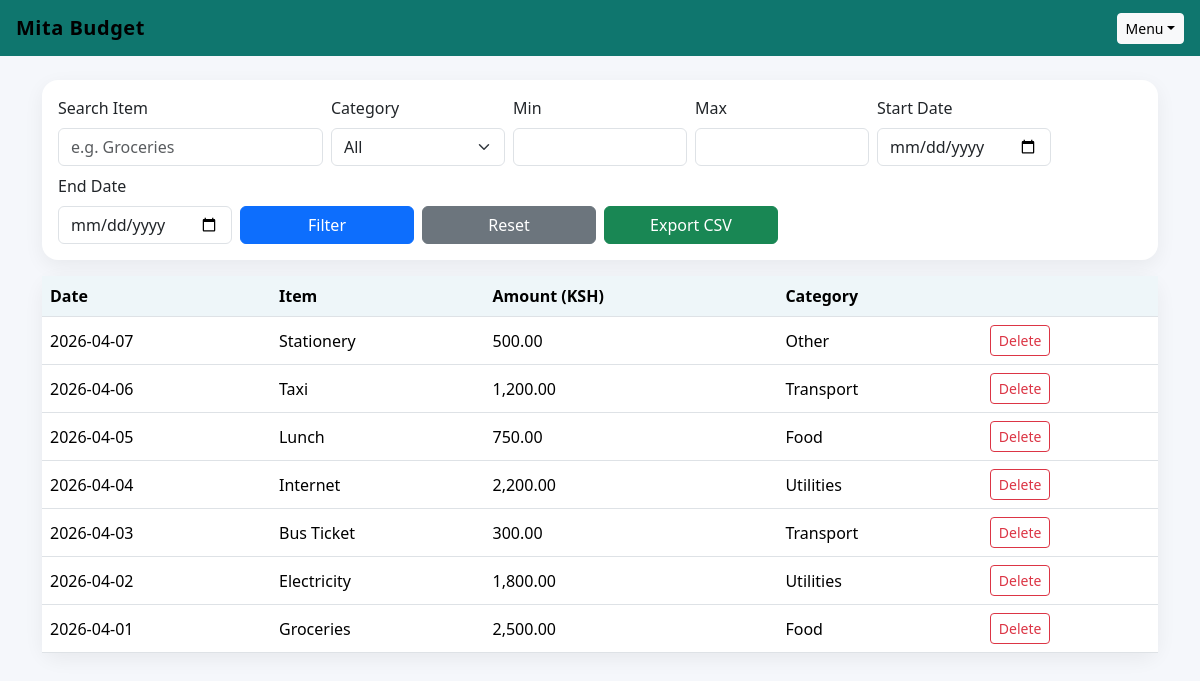
Page /index.php?page=report on the committed database.
### tables this page shows
CREATE TABLE IF NOT EXISTS expenses (
    id INT AUTO_INCREMENT PRIMARY KEY,
    date DATE NOT NULL,
    item VARCHAR(255) NOT NULL,
    amount DECIMAL(10,2) NOT NULL,
    category VARCHAR(100) NOT NULL,
    created_at TIMESTAMP DEFAULT CURRENT_TIMESTAMP
);

### index.php (called while the page is built, shortened)
<?php
$page = $_GET['page'] ?? 'entry';
include __DIR__.'/partials/header.php';
include __DIR__ . "/pages/{$page}.php";
include __DIR__.'/partials/footer.php';
?>

### pages/report.php (the view, shortened to what this page needs)
<?php
$args = [];
$sql = 'SELECT * FROM expenses';
$sql .= ' ORDER BY date DESC, id DESC';
$stmt = $pdo->prepare($sql);
$stmt->execute($args);
$rows = $stmt->fetchAll();
?>
<div class="card p-3 mb-3">
  <form class="row gy-2 gx-2 align-items-end" method="get">
    <div class="col-12 col-sm-4 col-lg-3">
      <label class="form-label">Search Item</label>
      <input class="form-control" name="q" placeholder="e.g. Groceries" value="<?= htmlspecialchars($_GET['q'] ?? '') ?>">
    </div>
    <div class="col-6 col-sm-3 col-lg-2">
      <label class="form-label">Category</label>
      <select class="form-select" name="category">
        <option value="">All</option>
      </select>
    </div>
    <div class="col-6 col-sm-3 col-lg-2">
      <label class="form-label">Min</label>
      <input class="form-control" type="number" step="0.01" name="min" value="<?= htmlspecialchars($_GET['min'] ?? '') ?>">
    </div>
    <div class="col-6 col-sm-3 col-lg-2">
      <label class="form-label">Max</label>
      <input class="form-control" type="number" step="0.01" name="max" value="<?= htmlspecialchars($_GET['max'] ?? '') ?>">
    </div>
    <div class="col-6 col-sm-3 col-lg-2">
      <label class="form-label">Start Date</label>
      <input class="form-control" type="date" name="start" value="<?= htmlspecialchars($_GET['start'] ?? '') ?>">
    </div>
    <div class="col-6 col-sm-3 col-lg-2">
      <label class="form-label">End Date</label>
      <input class="form-control" type="date" name="end" value="<?= htmlspecialchars($_GET['end'] ?? '') ?>">
    </div>
    <div class="col-12 col-sm-3 col-lg-2">
      <button class="btn btn-primary w-100">Filter</button>
    </div>
    <div class="col-12 col-sm-3 col-lg-2">
      <a class="btn btn-secondary w-100" href="index.php?page=report">Reset</a>
    </div>
    <div class="col-12 col-sm-3 col-lg-2">
      <a class="btn btn-success w-100" href="export_csv.php<?= $_SERVER['QUERY_STRING']? ('?'.$_SERVER['QUERY_STRING']) : '' ?>">Export CSV</a>
    </div>
  </form>
</div>
<div class="card p-0">
  <div class="table-responsive">
    <table class="table align-middle mb-0">
      <thead>
        <tr>
          <th>Date</th><th>Item</th><th>Amount (KSH)</th><th>Category</th><th></th>
        </tr>
      </thead>
      <tbody>
        <?php if ($rows): foreach ($rows as $r): ?>
        <tr>
          <td><?= htmlspecialchars($r['date']) ?></td>
          <td><?= htmlspecialchars($r['item']) ?></td>
          <td><?= number_format((float)$r['amount'],2) ?></td>
          <td><?= htmlspecialchars($r['category']) ?></td>
          <td>
            <form method="post" action="row_delete.php" onsubmit="return confirm('Delete this expense?')">
              <button class="btn btn-sm btn-outline-danger">Delete</button>
            </form>
          </td>
        </tr>
        <?php endforeach; else: ?>
        <tr><td colspan="5" class="text-center p-4">No expenses found.</td></tr>
        <?php endif; ?>
      </tbody>
    </table>
  </div>
</div>

### partials/header.php (shortened to what this page needs)
<!DOCTYPE html>
<html lang="en">
<head>
  <link href="https://cdn.jsdelivr.net/npm/bootstrap@5.3.3/dist/css/bootstrap.min.css" rel="stylesheet">
</head>
<body>
  <nav class="navbar navbar-expand brand-bar">
    <div class="container-fluid px-3">
      <a class="navbar-brand" href="index.php">Mita Budget</a>
      <div class="ms-auto nav-dd dropdown">
        <button class="btn btn-teal btn-sm btn-light dropdown-toggle" data-bs-toggle="dropdown" aria-expanded="false">Menu</button>
      </div>
    </div>
  </nav>
  <div class="container my-4">

### partials/footer.php (shortened to what this page needs)
  </div>
</body>
</html>

### partials/header.php (style rules this page uses)
body { background:#f5f7fb }
.brand-bar { background:#0f766e;color:#fff }
.brand-bar .navbar-brand { font-weight:700;letter-spacing:.5px }
.card { border:none;box-shadow:0 6px 20px rgba(0,0,0,.06);border-radius:16px }
.table th { background:#eef6f9 }

### rows in the picture
expenses: date "2026-04-07", item "Stationery", amount "500.00", category "Other"
expenses: date "2026-04-06", item "Taxi", amount "1,200.00", category "Transport"
expenses: date "2026-04-05", item "Lunch", amount "750.00", category "Food"
expenses: date "2026-04-04", item "Internet", amount "2,200.00", category "Utilities"
expenses: date "2026-04-03", item "Bus Ticket", amount "300.00", category "Transport"
expenses: date "2026-04-02", item "Electricity", amount "1,800.00", category "Utilities"
expenses: date "2026-04-01", item "Groceries", amount "2,500.00", category "Food"
